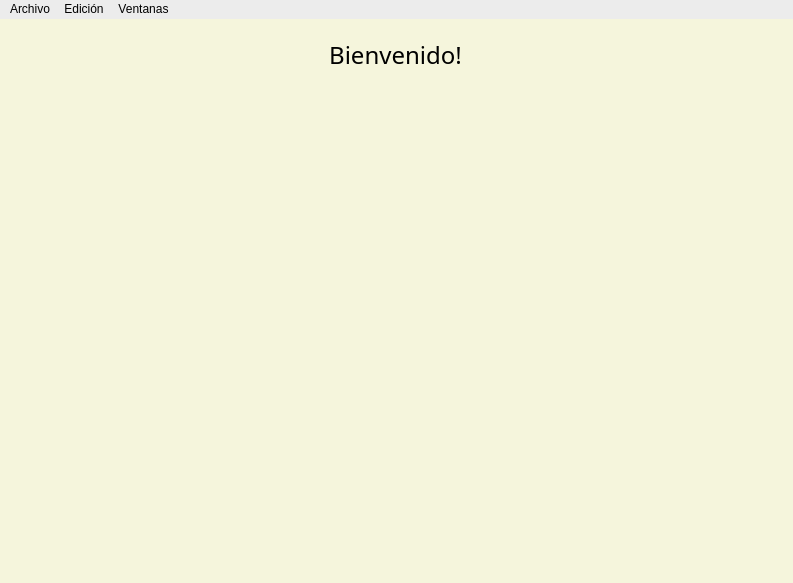
<?xml version="1.0" encoding="UTF-8"?>
<ui version="4.0">
 <class>MainWindow</class>
 <widget class="QMainWindow" name="MainWindow">
  <property name="geometry">
   <rect>
    <x>0</x>
    <y>0</y>
    <width>793</width>
    <height>583</height>
   </rect>
  </property>
  <property name="font">
   <font>
    <family>Dubai</family>
    <pointsize>16</pointsize>
   </font>
  </property>
  <property name="windowTitle">
   <string>MainWindow</string>
  </property>
  <property name="styleSheet">
   <string notr="true">background-color: #f5f5dc;
</string>
  </property>
  <widget class="QWidget" name="centralwidget">
   <widget class="QLabel" name="lblWelcome">
    <property name="geometry">
     <rect>
      <x>300</x>
      <y>10</y>
      <width>191</width>
      <height>51</height>
     </rect>
    </property>
    <property name="font">
     <font>
      <family>Dubai</family>
      <pointsize>18</pointsize>
     </font>
    </property>
    <property name="styleSheet">
     <string notr="true">color: black;

</string>
    </property>
    <property name="text">
     <string>Bienvenido!</string>
    </property>
    <property name="alignment">
     <set>Qt::AlignmentFlag::AlignCenter</set>
    </property>
   </widget>
  </widget>
  <widget class="QMenuBar" name="menubar">
   <property name="geometry">
    <rect>
     <x>0</x>
     <y>0</y>
     <width>793</width>
     <height>33</height>
    </rect>
   </property>
   <property name="styleSheet">
    <string notr="true">QMenuBar {
    background-color: #ececec;
}
QMenuBar::item {
    color: black;
}
QMenuBar::item:selected {
    background-color: #dcdcdc;
}
QMenu {
    color: black;
    background-color: #f5f5f5;
}
QMenu::item:selected {
    background-color: #dcdcdc;
}

</string>
   </property>
   <widget class="QMenu" name="menuSalir">
    <property name="styleSheet">
     <string notr="true">color: black;


</string>
    </property>
    <property name="title">
     <string>Archivo</string>
    </property>
    <addaction name="actionSalir"/>
   </widget>
   <widget class="QMenu" name="menuEdicion">
    <property name="styleSheet">
     <string notr="true">color: black;
</string>
    </property>
    <property name="title">
     <string>Edición</string>
    </property>
    <addaction name="actionConfiguracion"/>
   </widget>
   <widget class="QMenu" name="menuVentanas">
    <property name="styleSheet">
     <string notr="true">color: black;

</string>
    </property>
    <property name="title">
     <string>Ventanas</string>
    </property>
    <addaction name="actionNotas"/>
   </widget>
   <addaction name="menuSalir"/>
   <addaction name="menuEdicion"/>
   <addaction name="menuVentanas"/>
  </widget>
  <widget class="QStatusBar" name="statusbar">
   <property name="styleSheet">
    <string notr="true">color: black;
</string>
   </property>
  </widget>
  <action name="actionSalir">
   <property name="text">
    <string>Salir</string>
   </property>
   <property name="statusTip">
    <string>Salir de la aplicación</string>
   </property>
   <property name="shortcut">
    <string>Ctrl+Q</string>
   </property>
  </action>
  <action name="actionConfiguracion">
   <property name="text">
    <string>Edición</string>
   </property>
   <property name="statusTip">
    <string>Abrir ventana de configuración</string>
   </property>
   <property name="shortcut">
    <string>Ctrl+E</string>
   </property>
  </action>
  <action name="actionNotas">
   <property name="text">
    <string>Notas</string>
   </property>
   <property name="statusTip">
    <string>Abrir notas rápidas</string>
   </property>
   <property name="shortcut">
    <string>Ctrl+N</string>
   </property>
  </action>
 </widget>
 <resources/>
 <connections/>
</ui>
